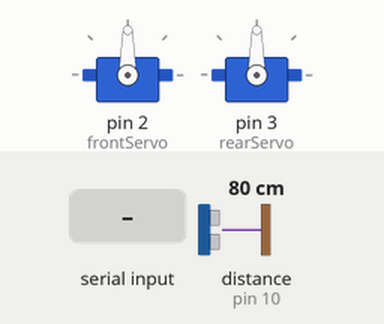
Simulated run of this sketch. Board: Arduino Uno, built with avr-gcc and run on an emulated ATmega328P. On the bench: 2 × servo. The test bench sets the inputs (shaded band); at power-on: distance to the obstacle (sensor on pin 10) 80 cm. The echo pulse lasts 58.3 µs per cm.

Above: at 1.2 s.
1.3 s: "p" received over Serial
At 1.36 s:
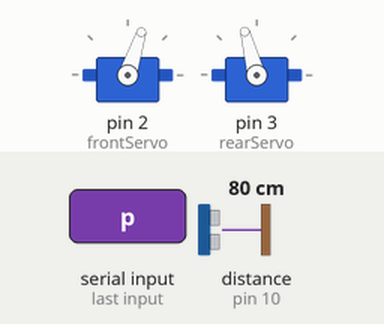
3.1 s: byte 122 ('z') received over Serial
At 3.16 s:
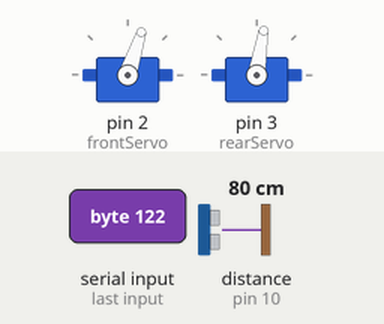
4.9 s: byte 120 ('x') received over Serial
At 4.96 s:
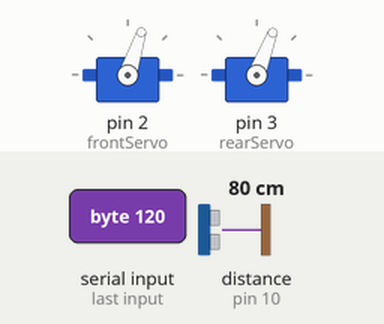
6.7 s: "s" received over Serial
At 6.95 s:
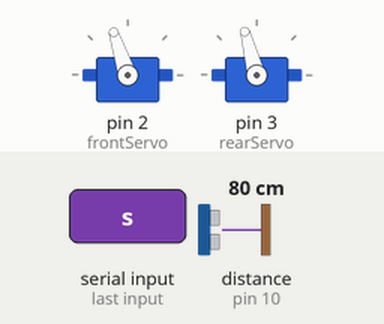
Timing chart, 0 to 9.5 s (numbered marks = the images above; inputs shaded):
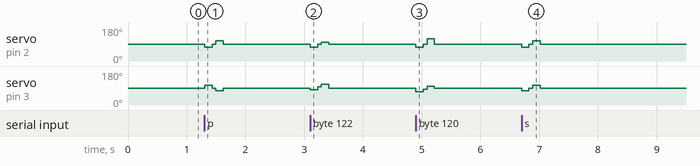

The sketch:

sketch_may03b.ino
```cpp
  #include <Servo.h>

   Servo frontServo;
   Servo rearServo;
   int centerPos = 90;
   int frontRightUp = 72;
   int frontLeftUp = 108;
   int backRightForward = 75;
   int backLeftForward = 105;
   int walkSpeed = 150;

   int trigPin = 9;
   int echoPin = 10;
   long int duration, distanceInches;
   long distanceFront = 0;             //cm
   int startAvoidanceDistance=20;         //cm


   long microsecondsToInches(long microseconds)

   {
    return microseconds / 74 / 2;
   }


   long microsecondsToCentimeters(long microseconds)
   {
    return microseconds / 29 / 2;
   }


   long distanceCm()

   {
    pinMode(trigPin, OUTPUT);
    pinMode(echoPin, INPUT);

    digitalWrite(trigPin, LOW);
    delayMicroseconds(2);
    digitalWrite(trigPin, HIGH);
    delayMicroseconds(10);
    digitalWrite(trigPin, LOW);

    duration = pulseIn(echoPin, HIGH);

    distanceInches = microsecondsToInches(duration);
    return microsecondsToCentimeters(duration);
   }


void center()

   {
    frontServo.write(centerPos);
    rearServo.write(centerPos);
   }

void moveForward()

   {
        frontServo.write(frontRightUp);
        rearServo.write(backLeftForward);
        delay(125);

        frontServo.write(centerPos);
        rearServo.write(centerPos);
        delay(65);

        frontServo.write(frontLeftUp);
        rearServo.write(backRightForward);
        delay(125);

        frontServo.write(centerPos);
        rearServo.write(centerPos);
        delay(65);
   }


void moveBackward()

   {
    frontServo.write(frontRightUp);
        rearServo.write(backRightForward);
        delay(125);

    frontServo.write(centerPos);
       rearServo.write(centerPos);
        delay(65);

    frontServo.write(frontLeftUp);
        rearServo.write(backLeftForward);
        delay(125);

    frontServo.write(centerPos);
        rearServo.write(centerPos);
        delay(65);
   }


void moveBackRight()

   {
        frontServo.write(frontRightUp);
        rearServo.write(backRightForward-6);
        delay(125);

    frontServo.write(centerPos);
        rearServo.write(centerPos-6);
        delay(65);

    frontServo.write(frontLeftUp+9);
        rearServo.write(backLeftForward-6);
        delay(125);

    frontServo.write(centerPos);
        rearServo.write(centerPos);
        delay(65);
   }

void moveBackLeft()

   {
        frontServo.write(frontRightUp);
        rearServo.write(backRightForward+6);
        delay(125);

    frontServo.write(centerPos);
        rearServo.write(centerPos+6);
        delay(65);

    frontServo.write(frontLeftUp-9);
        rearServo.write(backLeftForward+6);
        delay(125);

    frontServo.write(centerPos);
        rearServo.write(centerPos);
        delay(65);
   }


void moveTurnLeft()

   {
        frontServo.write(frontRightUp-9);
        rearServo.write(backLeftForward-9);
        delay(125);

    frontServo.write(centerPos-9);
        rearServo.write(centerPos-9);
        delay(65);

    frontServo.write(frontLeftUp+9);
        rearServo.write(backRightForward-9);
        delay(125);

    frontServo.write(centerPos-9);
        rearServo.write(centerPos-9);
        delay(65);
   }


void moveTurnRight()

   {
    frontServo.write(frontRightUp+9);
        rearServo.write(backLeftForward+9);
        delay(125);

    frontServo.write(centerPos+9);
        rearServo.write(centerPos+9);
        delay(65);

    frontServo.write(frontLeftUp-9);
        rearServo.write(backRightForward+9);
        delay(125);

    frontServo.write(centerPos+9);
        rearServo.write(centerPos+9);
        delay(65);
   }


void setup()

   {
    frontServo.attach(2);
    rearServo.attach(3);
    pinMode(trigPin, OUTPUT);
    pinMode(echoPin, INPUT);
    Serial.begin(9600);
   }

void loop()

   {
    while(Serial.available())
    {
       char In=Serial.read();

       if(In=='p' || In=='P')
        {
                  distanceFront=distanceCm();
                  if (distanceFront > 1)
              {                 // Filters out any stray 0.00 error readings

                   if (distanceFront<startAvoidanceDistance)
            {
                    for(int i=0; i<=8; i++)
               {
                      moveBackRight();
                      delay(walkSpeed);
                       }
                 for(int i=0; i<=10; i++)
                {
                   moveTurnLeft();
                   delay(walkSpeed);
                        }
            }
           else
            {
            moveForward();
            delay(walkSpeed);
            }
           }
        }
       else if(In=='w' || In=='W')
        {
           moveForward();
                   delay(walkSpeed);
        }
       else if(In=='s' || In=='S')
        {
           moveBackward();
           delay(walkSpeed);
        }
       else if(In=='a' || In=='A')
        {
           moveTurnLeft();
           delay(walkSpeed);
        }
       else if(In=='d' || In=='D')
        {
           moveTurnRight();
           delay(walkSpeed);
        }
       else if(In=='z' || In=='Z')
        {
           moveBackLeft();
           delay(walkSpeed);
        }
       else if(In=='x' || In=='X')
        {
           moveBackRight();
           delay(walkSpeed);
        }
       else
        {
           center();
        }
    }
   }
```

Measured:
- after the input at 1.3 s, servo on pin 2 (frontServo): 90° → 72° at once, → 90° 0.13 s later, → 108° 0.07 s later, → 90° 0.13 s later; servo on pin 3 (rearServo): 90° → 105° at once, → 90° 0.13 s later, → 75° 0.07 s later, → 90° 0.13 s later
- after the input at 3.1 s, servo on pin 2 (frontServo): 90° → 72° at once, → 90° 0.13 s later, → 99° 0.07 s later, → 90° 0.13 s later; servo on pin 3 (rearServo): 90° → 81° at once, → 96° 0.13 s later, → 111° 0.07 s later, → 90° 0.13 s later
- after the input at 4.9 s, servo on pin 2 (frontServo): 90° → 72° at once, → 90° 0.13 s later, → 117° 0.07 s later, → 90° 0.13 s later; servo on pin 3 (rearServo): 90° → 69° at once, → 84° 0.13 s later, → 99° 0.07 s later, → 90° 0.13 s later
- after the input at 6.7 s, servo on pin 2 (frontServo): 90° → 72° at once, → 90° 0.13 s later, → 108° 0.07 s later, → 90° 0.13 s later; servo on pin 3 (rearServo): 90° → 75° at once, → 90° 0.13 s later, → 105° 0.07 s later, → 90° 0.13 s later
